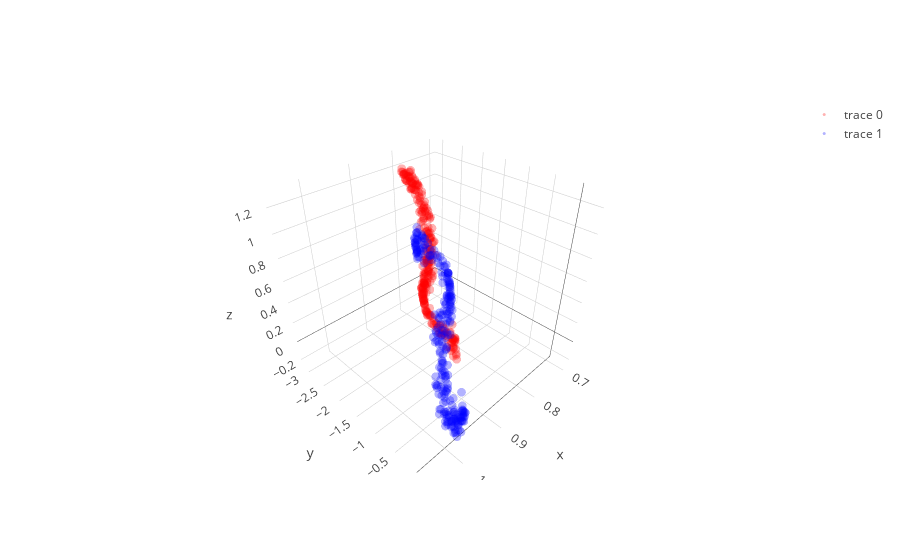

Notebook code for this chart:
### Code cell
# with all scale
expand_dim = 3
w1 = np.random.randn(2,expand_dim)
m1 = np.zeros_like(w1)
w2 = np.random.randn(expand_dim,1)
m2 = np.zeros_like(w2)

a  = np.ones(expand_dim); 
ma = np.zeros_like(a)
b  = np.ones(expand_dim); 
mb = np.zeros_like(b)
c  = np.zeros(expand_dim)
mc = np.zeros_like(c)

w1 = _sym_decorrelation(w1)
w2 = w2/(np.sqrt(np.sum(w2**2))+1e-8)

temp_X = np.copy(X); mini_batch_size = 10

for iter in range(2000):
    cum_loss = 0; temp_X   = shuffle(temp_X)
    
    for mini_batch in range(0,len(X),mini_batch_size):
        current_batch = temp_X[mini_batch:mini_batch+mini_batch_size]
        
        layer1  = current_batch @ w1 + np.random.randn(mini_batch_size,expand_dim)*0.05
        layer1a = a*g(b*layer1)+c
        layer2  = layer1a       @ w2 + np.random.randn(mini_batch_size,expand_dim)*0.05
        loss    = (w2.T @ layer1a.T @ layer1a @ w2).mean() + (w1.T @ current_batch.T @ current_batch @ w1).mean()
        
        grad2 = (np.eye(1)+layer1a.T@layer1a)@w2
        grad1a= -2*layer1a@w2@w2.T
        grada = grad1a*g(b*layer1)
        gradb = grad1a*a*g_grad(b*layer1)*layer1
        gradc = grad1a
        grad1 = current_batch.T @(grad1a*a*g_grad(b*layer1)*b) - 2*current_batch.T @ current_batch @ w1 
        
        m2 = m2 + 0.9*grad2
        w2 = w2 - 0.000001  * m2 
        
        ma = ma + 0.9*grada
        a = a -   0.00009    * ma.mean(0)
        
        mb = mb + 0.9*gradb
        b = b -   0.00009    * mb.mean(0) 
        
        mc = mc + 0.9*gradc
        c = c -   0.000009   * mc.mean(0) 
        
        m1 = m1 + 0.9*grad1
        w1 = w1 - 0.000001  * m1 
        
        w1 = _sym_decorrelation(w1)
        w2 = w2/(np.sqrt(np.sum(w2**2)+1e-8))
        a  = (a-a.mean())/a.std()
        b  = (b-b.mean())/b.std()
        c  = (c-c.mean())/c.std()
        cum_loss = cum_loss + loss.mean()
        
    if iter%500==0:print('Iter : ',iter," Loss: ",cum_loss)

# projection
projected_mine = (a*g(b*(X @ w1))+c) @ w2

plt.figure(figsize=(20,5))
plt.subplot(1, 3, 1)
plt.scatter(X[y==0, 0], X[y==0, 1], color='red', alpha=0.5)
plt.scatter(X[y==1, 0], X[y==1, 1], color='blue', alpha=0.5)
plt.quiver(X.mean(0)[0], X.mean(0)[1], evector[0,0],evector[0,1], color=['b'], scale=2.5)
plt.quiver(X.mean(0)[0], X.mean(0)[1], evector[1,0],evector[1,1], color=['g'], scale=2.5)

plt.subplot(1, 3, 2,projection='3d')
one_layer_project = (a*g(b*(X @ w1))+c)
plt.scatter(one_layer_project[:,0],one_layer_project[:,1],one_layer_project[:,2], color='red')

plt.subplot(1, 3, 3)
plt.scatter(projected_mine[y==0], np.zeros((len(projected_mine)//2)),  color='red', alpha=0.05)
plt.scatter(projected_mine[y==1], np.zeros((len(projected_mine)//2)), color='blue', alpha=0.05)
plt.show()

trace1 = go.Scatter3d(
    x=one_layer_project[y==0,0],
    y=one_layer_project[y==0,1],
    z=one_layer_project[y==0,2],
    mode='markers',
    line=dict(color='red',width=0.5),
    marker=dict(size=3,opacity=0.3)
)
trace2 = go.Scatter3d(
    x=one_layer_project[y==1,0],
    y=one_layer_project[y==1,1],
    z=one_layer_project[y==1,2],
    mode='markers',
    line=dict(color='blue',width=0.5),
    marker=dict(size=3,opacity=0.3)
)
data = [trace1,trace2]
fig  = go.Figure(data=data)
iplot(fig)

### Figure 1 — Plotly figure (JSON) as saved in the notebook; plotly's stock layout.template omitted (floating-point values rounded to 4 significant figures; data arrays with more than 128 entries replaced by an {"elided": "..."} marker saying what was removed)
{"data": [{"line": {"color": "red", "width": 0.5}, "marker": {"opacity": 0.3, "size": 3}, "mode": "markers", "type": "scatter3d", "uid": "834df496-4eda-4427-8ef2-c465ee11374a", "x": {"elided": "250 float values"}, "y": {"elided": "250 float values"}, "z": {"elided": "250 float values"}}, {"line": {"color": "blue", "width": 0.5}, "marker": {"opacity": 0.3, "size": 3}, "mode": "markers", "type": "scatter3d", "uid": "f3643138-c9bc-4277-b304-4baa6a04c086", "x": {"elided": "250 float values"}, "y": {"elided": "250 float values"}, "z": {"elided": "250 float values"}}], "layout": {}}
